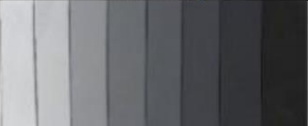
#> input picture image1.png, 308 x 126 px
$ python detection.py
#> lines starting #> are read from the running program, lines starting #| are printed output that depends on the picture
# -*- coding: utf-8 -*-
"""
Created on Sun Aug 29 11:27:23 2021

@author: gta4s
"""

import cv2
import numpy as np
import matplotlib.pyplot as plt
import matplotlib.lines as mlines

def line_detection(image, edge_image, num_rhos=180, num_thetas=180, t_count=91):
    edge_height, edge_width = edge_image.shape[:2]
    edge_height_half, edge_width_half = edge_height / 2, edge_width / 2
    #
    d = np.sqrt(np.square(edge_height) + np.square(edge_width))
    dtheta = 180 / num_thetas
    drho = (2 * d) / num_rhos
    #
    thetas = np.arange(0, 180, step=dtheta)
    rhos = np.arange(-d, d, step=drho)

    # rhos = x * sin(thetas) + y* cos(thetas)

    sin_thetas = np.sin(np.deg2rad(thetas))
    cos_thetas = np.cos(np.deg2rad(thetas))

    # An array accumulator which will count the occurance in hough space for a
    # (rho,theta) pair for all edge points on the edge image
    accumulator = np.zeros((len(rhos),len(rhos)))

    for y in range(edge_height):
        for x in range(edge_width):
            if edge_image[y][x] != 0:
                  edge_point = [y - edge_height_half, x - edge_width_half]
                  ys, xs = [], []
                  for theta_idx in range(len(thetas)):
                      rho = (edge_point[1] * cos_thetas[theta_idx]) + (edge_point[0] * sin_thetas[theta_idx])
                      theta = thetas[theta_idx]
                      rho_idx = np.argmin(np.abs(rhos - rho))
                      accumulator[rho_idx][theta_idx] += 1

    # Iterate through the accumulator and find the rho,theta pair which is above some
    # threshold value. draw line using those rho and theta values on top of the give image.

    figure = plt.figure(figsize = (3,3))
    subplot1 = figure.add_subplot(1,2,1)
    subplot1.imshow(image)
    #subplot2 = figure.add_subplot(1,2,2)
    #subplot2.imshow(edge_image)
    for y in range(accumulator.shape[0]):
        for x in range(accumulator.shape[1]):
            if accumulator[y][x] > t_count:
                rho = rhos[y]
                theta = thetas[x]
                a = np.cos(np.deg2rad(theta))
                b = np.sin(np.deg2rad(theta))
                x0 = (a*rho) + edge_width_half
                y0 = (b*rho) + edge_height_half
                x1 = int(x0 + 1000 * (-b))
                y1 = int(y0 + 1000 * (a))
                x2 = int(x0 - 1000*(-b))
                y2 = int(y0 - 1000*(a))
                subplot1.add_line(mlines.Line2D([x1, x2],[y1, y2]))


    plt.show()
    return accumulator, rhos, thetas

image = cv2.imread("image1.png")
#> image is the input picture: shape (126, 308, 3); mean B, G, R 109.3, 106, 104.9
edge_image = cv2.Canny(image, 50, 75)
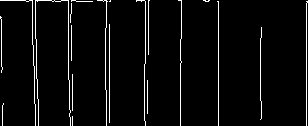
#> edge_image: shape (126, 308); 4.1% white in thin lines or dots
line_detection(image, edge_image)
#> after the loop in line_detection, `for y in range(edge_height):`:
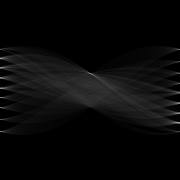
#> accumulator: shape (180, 180) float64; min 0, max 162, mean 8.9
#> in line_detection, `plt.show()`:
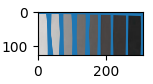
#> figure drawn by matplotlib, 1 panel; B, G, R data is drawn as R, G, B
